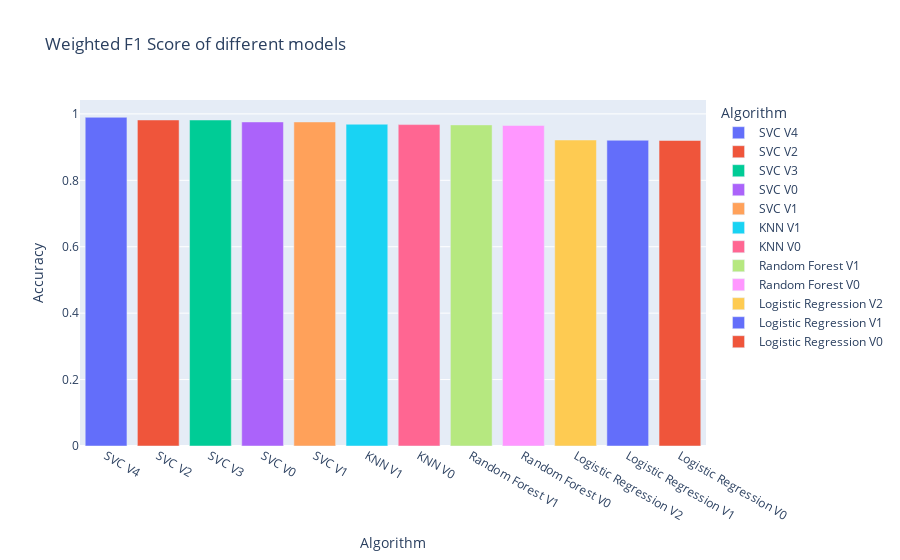

The cell this chart's notebook holds for it:
### Code cell
fig = px.bar(models_metrics.sort_values(by="Accuracy", ascending=False), x='Algorithm', y='Accuracy', title='Weighted F1 Score of different models', color='Algorithm')
fig.write_image(Path("..", "visualization", "accuracy_comparison.png"))
fig.show()

### Figure 1 — Plotly figure (JSON) as saved in the notebook; plotly's stock layout.template omitted (floating-point values rounded to 4 significant figures)
{"data": [{"alignmentgroup": "True", "hovertemplate": "Algorithm=%{x}<br>Accuracy=%{y}<extra></extra>", "legendgroup": "SVC V4", "marker": {"color": "#636efa", "pattern": {"shape": ""}}, "name": "SVC V4", "offsetgroup": "SVC V4", "orientation": "v", "showlegend": true, "textposition": "auto", "type": "bar", "x": ["SVC V4"], "xaxis": "x", "y": [0.9897], "yaxis": "y"}, {"alignmentgroup": "True", "hovertemplate": "Algorithm=%{x}<br>Accuracy=%{y}<extra></extra>", "legendgroup": "SVC V2", "marker": {"color": "#EF553B", "pattern": {"shape": ""}}, "name": "SVC V2", "offsetgroup": "SVC V2", "orientation": "v", "showlegend": true, "textposition": "auto", "type": "bar", "x": ["SVC V2"], "xaxis": "x", "y": [0.9817], "yaxis": "y"}, {"alignmentgroup": "True", "hovertemplate": "Algorithm=%{x}<br>Accuracy=%{y}<extra></extra>", "legendgroup": "SVC V3", "marker": {"color": "#00cc96", "pattern": {"shape": ""}}, "name": "SVC V3", "offsetgroup": "SVC V3", "orientation": "v", "showlegend": true, "textposition": "auto", "type": "bar", "x": ["SVC V3"], "xaxis": "x", "y": [0.9816], "yaxis": "y"}, {"alignmentgroup": "True", "hovertemplate": "Algorithm=%{x}<br>Accuracy=%{y}<extra></extra>", "legendgroup": "SVC V0", "marker": {"color": "#ab63fa", "pattern": {"shape": ""}}, "name": "SVC V0", "offsetgroup": "SVC V0", "orientation": "v", "showlegend": true, "textposition": "auto", "type": "bar", "x": ["SVC V0"], "xaxis": "x", "y": [0.9757], "yaxis": "y"}, {"alignmentgroup": "True", "hovertemplate": "Algorithm=%{x}<br>Accuracy=%{y}<extra></extra>", "legendgroup": "SVC V1", "marker": {"color": "#FFA15A", "pattern": {"shape": ""}}, "name": "SVC V1", "offsetgroup": "SVC V1", "orientation": "v", "showlegend": true, "textposition": "auto", "type": "bar", "x": ["SVC V1"], "xaxis": "x", "y": [0.9757], "yaxis": "y"}, {"alignmentgroup": "True", "hovertemplate": "Algorithm=%{x}<br>Accuracy=%{y}<extra></extra>", "legendgroup": "KNN V1", "marker": {"color": "#19d3f3", "pattern": {"shape": ""}}, "name": "KNN V1", "offsetgroup": "KNN V1", "orientation": "v", "showlegend": true, "textposition": "auto", "type": "bar", "x": ["KNN V1"], "xaxis": "x", "y": [0.9689], "yaxis": "y"}, {"alignmentgroup": "True", "hovertemplate": "Algorithm=%{x}<br>Accuracy=%{y}<extra></extra>", "legendgroup": "KNN V0", "marker": {"color": "#FF6692", "pattern": {"shape": ""}}, "name": "KNN V0", "offsetgroup": "KNN V0", "orientation": "v", "showlegend": true, "textposition": "auto", "type": "bar", "x": ["KNN V0"], "xaxis": "x", "y": [0.9678], "yaxis": "y"}, {"alignmentgroup": "True", "hovertemplate": "Algorithm=%{x}<br>Accuracy=%{y}<extra></extra>", "legendgroup": "Random Forest V1", "marker": {"color": "#B6E880", "pattern": {"shape": ""}}, "name": "Random Forest V1", "offsetgroup": "Random Forest V1", "orientation": "v", "showlegend": true, "textposition": "auto", "type": "bar", "x": ["Random Forest V1"], "xaxis": "x", "y": [0.9669], "yaxis": "y"}, {"alignmentgroup": "True", "hovertemplate": "Algorithm=%{x}<br>Accuracy=%{y}<extra></extra>", "legendgroup": "Random Forest V0", "marker": {"color": "#FF97FF", "pattern": {"shape": ""}}, "name": "Random Forest V0", "offsetgroup": "Random Forest V0", "orientation": "v", "showlegend": true, "textposition": "auto", "type": "bar", "x": ["Random Forest V0"], "xaxis": "x", "y": [0.9651], "yaxis": "y"}, {"alignmentgroup": "True", "hovertemplate": "Algorithm=%{x}<br>Accuracy=%{y}<extra></extra>", "legendgroup": "Logistic Regression V2", "marker": {"color": "#FECB52", "pattern": {"shape": ""}}, "name": "Logistic Regression V2", "offsetgroup": "Logistic Regression V2", "orientation": "v", "showlegend": true, "textposition": "auto", "type": "bar", "x": ["Logistic Regression V2"], "xaxis": "x", "y": [0.9214], "yaxis": "y"}, {"alignmentgroup": "True", "hovertemplate": "Algorithm=%{x}<br>Accuracy=%{y}<extra></extra>", "legendgroup": "Logistic Regression V1", "marker": {"color": "#636efa", "pattern": {"shape": ""}}, "name": "Logistic Regression V1", "offsetgroup": "Logistic Regression V1", "orientation": "v", "showlegend": true, "textposition": "auto", "type": "bar", "x": ["Logistic Regression V1"], "xaxis": "x", "y": [0.9206], "yaxis": "y"}, {"alignmentgroup": "True", "hovertemplate": "Algorithm=%{x}<br>Accuracy=%{y}<extra></extra>", "legendgroup": "Logistic Regression V0", "marker": {"color": "#EF553B", "pattern": {"shape": ""}}, "name": "Logistic Regression V0", "offsetgroup": "Logistic Regression V0", "orientation": "v", "showlegend": true, "textposition": "auto", "type": "bar", "x": ["Logistic Regression V0"], "xaxis": "x", "y": [0.9198], "yaxis": "y"}], "layout": {"barmode": "relative", "legend": {"title": {"text": "Algorithm"}, "tracegroupgap": 0}, "title": {"text": "Weighted F1 Score of different models"}, "xaxis": {"anchor": "y", "categoryarray": ["SVC V4", "SVC V2", "SVC V3", "SVC V0", "SVC V1", "KNN V1", "KNN V0", "Random Forest V1", "Random Forest V0", "Logistic Regression V2", "Logistic Regression V1", "Logistic Regression V0"], "categoryorder": "array", "domain": [0, 1], "title": {"text": "Algorithm"}}, "yaxis": {"anchor": "x", "domain": [0, 1], "title": {"text": "Accuracy"}}}}
